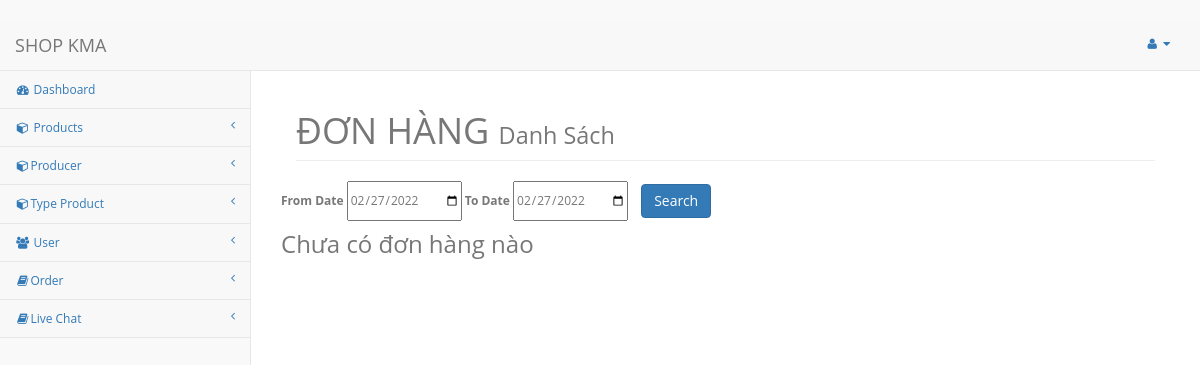
The page /listOrder (signed in) on the database as committed earlier.
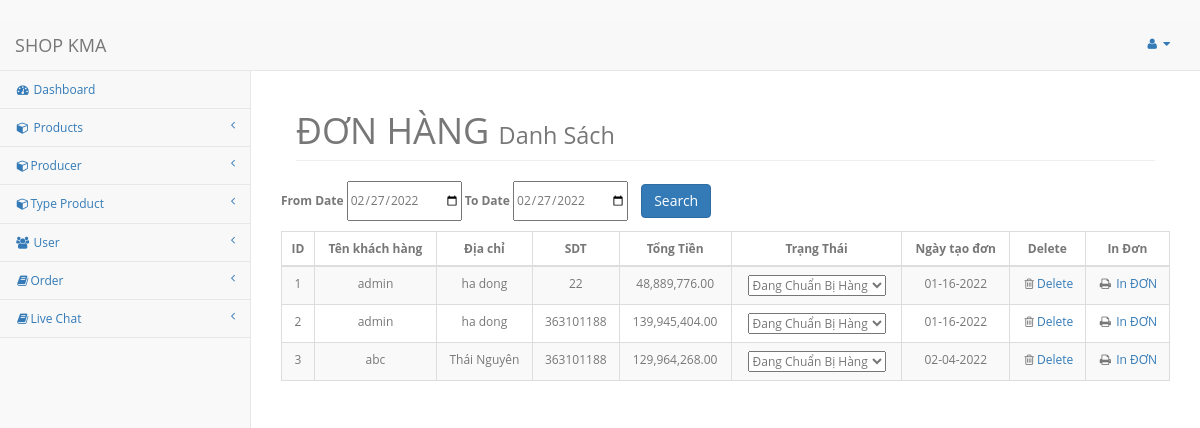
The same page on the database as committed later.
### tables this page shows
CREATE TABLE `orders` (
  `MaDH` int(11) NOT NULL,
  `MaKH` int(11) NOT NULL,
  `Note` text NOT NULL,
  `DiaChi` text NOT NULL,
  `Total` int(11) NOT NULL,
  `SDT` int(11) NOT NULL,
  `createDate` timestamp NOT NULL DEFAULT current_timestamp()
);

CREATE TABLE `users` (
  `ID` int(11) NOT NULL,
  `username` text NOT NULL,
  `email` text NOT NULL,
  `password` text NOT NULL,
  `role` int(11) NOT NULL,
  `DiaChi` text NOT NULL,
  `sdt` int(10) NOT NULL,
  `createDate` timestamp NOT NULL DEFAULT current_timestamp(),
  `info` text DEFAULT NULL
);

### src/Controller/AdminController.php (called while the page is built, shortened)
<?php
class AdminController
{
    public function listViewOrder()
    {
        require_once 'views/Admin/Order/listOrder.php';
    }
}

### src/Core/Bootstrap.php (called while the page is built, shortened)
<?php
require 'function/helper.php';
App::bind('config/app', require_once "config/app.php");
Route::load("config/router.php")
    ->direct(Request::uri()[0], Request::method());
?>

### index.php (called while the page is built, shortened)
<?php
require_once "./src/Core/Bootstrap.php";

### src/Core/App.php (called while the page is built, shortened)
<?php
class App
{
    private static $aRegistry = [];
    public static function bind($key, $val)
    {
        self::$aRegistry[$key] = $val;
    }
    public static function get($key)
    {
        return array_key_exists($key, self::$aRegistry) ? self::$aRegistry[$key] : false;
    }
}

### src/Core/URL.php (called while the page is built, shortened)
<?php
class URL
{
    public static function uri($path = '') {
        if (empty($path)) {
            return App::get('config/app')['homeURL'];
        }
        return App::get('config/app')['homeURL'] . ltrim($path, '/');
    }
}

### src/Database/DB.php (called while the page is built, shortened)
<?php
class DB
{
    private static $self;
    public static function makeConnection() {
        if (empty(self::$self)) {
            self::$self = new \mysqli(
              App::get('config/app')['database']['host'],
              App::get('config/app')['database']['username'],
              App::get('config/app')['database']['password'],
              App::get('config/app')['database']['database']
            );
        }
        return self::$self;
    }
}

### src/Model/OrderModel.php (called while the page is built, shortened)
<?php
class OrderModel
{
    public static function getAllOrder()
    {
        $query = DB::makeConnection()
            ->query("SELECT hd.MaDH,kh.username,hd.DiaChi,hd.SDT,hd.total,hd.createDate,hd.status FROM orders hd join users kh on hd.MaKH=kh.ID");
        return !empty($query) ? $query->fetch_all() : [];
    }
}

### function/helper.php (called while the page is built, shortened)
        <?php
function Money($float): string
{
    $money = (float)$float;
    return number_format($money, 2, '.', ',');
}

### views/Admin/Order/listOrder.php (the view, shortened to what the changed rows need)
<?php
$row = OrderModel::getAllOrder();
if (!isset($_SESSION['login_true'])) {
    header('location:' . URL::uri('admin'));
} else {
    require_once 'views/Admin/header.php';
    $row = $_SESSION['data-order'] ?? OrderModel::getAllOrder();
    ?>
    <div id="page-wrapper">
        <div class="container-fluid">
            <div class="row">
                <div class="col-lg-12">
                    <h1 class="page-header">ĐƠN HÀNG
                        <small>Danh Sách</small>
                    </h1>
                </div>
                <div class="col-lg-12" style="margin-bottom: 10px">
                    <form method="post" action="<?= URL::uri('custom-order') ?>" class="row g-3">
                    </form>
                </div>
                <?php
                if (empty($row)) {
                    echo "<h3>Chưa có đơn hàng nào</h3>";
                } else {
                    ?>
                    <table class="table table-striped table-bordered table-hover" id="dataTables-example"
                           style="text-align: center">
                        <thead>
                        <tr align="center" style="text-align: center">
                            <th style="text-align: center">ID</th>
                            <th style="text-align: center">Tên khách hàng</th>
                            <th style="text-align: center">Địa chỉ</th>
                            <th style="text-align: center">SDT</th>
                            <th style="text-align: center">Tổng Tiền</th>
                            <th style="text-align: center">Trạng Thái</th>
                            <th style="text-align: center">Ngày tạo đơn</th>
                            <th style="text-align: center">Delete</th>
                            <th style="text-align: center">In Đơn</th>
                        </tr>
                        </thead>
                        <tbody>
                        <?php
                        $i = 1;
                        foreach ($row as $item):
                            $coverDate = date('m-d-Y', strtotime($item[5]));
                            $aDataGiaoHang=[
                              'chuanBi'=>'Đang Chuẩn Bị Hàng'
                              ,'dangGiao'=>'Đang Giao'
                              ,'daGiao'=>'Đã Giao'
                            ];
                            ?>
                            <tr class="odd gradeX" align="center">
                                <td><?= $i; ?></td>
                                <td><?= $item[1]; ?></td>
                                <td><?= $item[2]; ?></td>
                                <td><?= $item[3]; ?></td>
                                <td><?= Money($item[4]); ?></td>
                                <td>
                                    <form action="">
                                        <select id="giaoHang<?=$item[0]?>" name="selectGiaoHang<?=$item[0]?>">
                                           <?foreach ($aDataGiaoHang as $key=>$value):?>
                                            <option value="<?=$key.'+'.$item[0]?>" <?=$item[6]==$key?'selected':''?>
                                            ><?=$value?></option>
                                           <?php endforeach;?>
                                        </select>
                                    </form>
                                </td>
                                <td><?= $coverDate ?></td>
                                <td class="center"><i class="fa fa-trash-o  fa-fw"></i><a
                                            onclick="return confirm('Are you sure you want to delete this item?');"
                                            href="<?php echo URL::uri('deleteOrder'); ?>/<?= $item[0]; ?>">Delete</a>
                                </td>
                                <td class="center"><i class="fa fa fa-print fa-fw"></i> <a
                                            href="<?php echo URL::uri('printOrder'); ?>/<?= $item[0]; ?>">In
                                        ĐƠN</a>
                                </td>
                            </tr>
                            <?php
                            $i++;
                        endforeach;
                        ?>
                    </table>
                <?php } ?>
            </div>
        </div>
    </div>
    </div>
    <?php
    require_once 'views/Admin/footer.php';
}
?>

Rows that differ between the two databases and show on the page:
added orders: MaKH.username "admin", DiaChi "ha dong", SDT "22", Total "48,889,776.00", MaDH "Đang Chuẩn Bị Hàng", createDate "01-16-2022"
added orders: MaKH.username "admin", DiaChi "ha dong", SDT "363101188", Total "139,945,404.00", MaDH "Đang Chuẩn Bị Hàng", createDate "01-16-2022"
added orders: MaKH.username "abc", DiaChi "Thái Nguyên", SDT "363101188", Total "129,964,268.00", MaDH "Đang Chuẩn Bị Hàng", createDate "02-04-2022"
Other text that changed with them:
text no longer shown: "Chưa có đơn hàng nào"
text now shown: "ID Tên khách hàng Địa chỉ SDT Tổng Tiền Trạng Thái Ngày tạo đơn Delete In Đơn"
